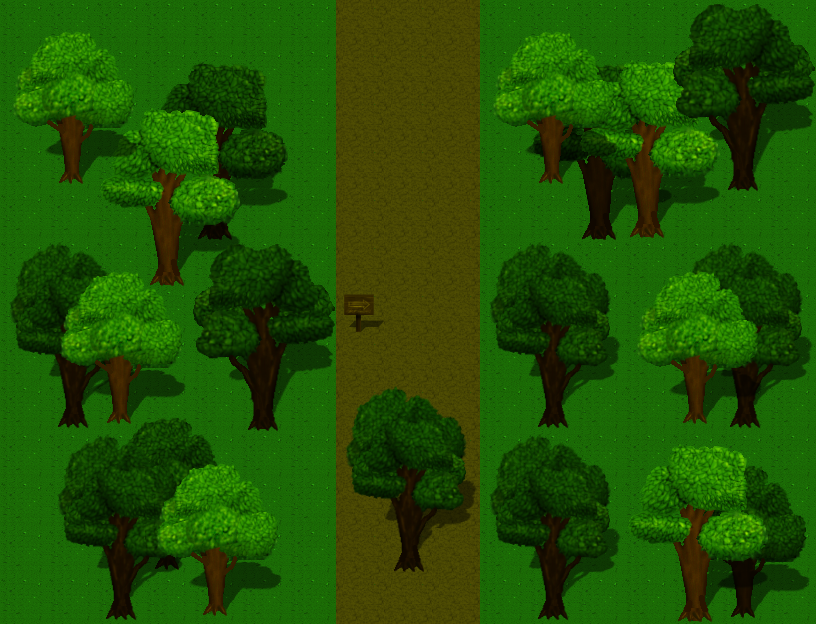

This is a level from a 2D game, rendered from its Tiled map with the project's own tilesets. A one-line summary and the complete map file follow:
An orthogonal 17x13 tile map with 48x48 px tiles, 5 tile layers (TileLayer, ObjectLayer, ObjectLayer2, ObjectLayer3, ...), 2 tilesets and 6 objects.

<map version="1.4" tiledversion="2020.12.18" orientation="orthogonal" renderorder="right-down" width="17" height="13" tilewidth="48" tileheight="48" infinite="0" nextlayerid="12" nextobjectid="25">
 <tileset firstgid="1" source="TileSet A.tsx" />
 <tileset firstgid="129" source="TileSet B.tsx" />
 <layer id="1" name="TileLayer" width="17" height="13">
  <data encoding="csv">
1,1,1,1,1,1,1,41,41,41,1,1,1,1,1,1,1,
1,1,1,1,1,1,1,41,41,41,1,1,1,1,1,1,1,
1,1,1,1,1,1,1,41,41,41,1,1,1,1,1,1,1,
1,1,1,1,1,1,1,41,41,41,1,1,1,1,1,1,1,
1,1,1,1,1,1,1,41,41,41,1,1,1,1,1,1,1,
1,1,1,1,1,1,1,41,41,41,1,1,1,1,1,1,1,
1,1,1,1,1,1,1,41,41,41,1,1,1,1,1,1,1,
1,1,1,1,1,1,1,41,41,41,1,1,1,1,1,1,1,
1,1,1,1,1,1,1,41,41,41,1,1,1,1,1,1,1,
1,1,1,1,1,1,1,41,41,41,1,1,1,1,1,1,1,
1,1,1,1,1,1,1,41,41,41,1,1,1,1,1,1,1,
1,1,1,1,1,1,1,41,41,41,1,1,1,1,1,1,1,
1,1,1,1,1,1,1,41,41,41,1,1,1,1,1,1,1
</data>
 </layer>
 <layer id="7" name="ObjectLayer" width="17" height="13">
  <data encoding="csv">
0,0,0,0,0,0,0,0,0,0,0,0,0,0,0,0,0,
0,0,0,129,130,131,0,0,0,0,0,129,130,131,0,0,0,
0,0,0,145,146,147,0,0,0,0,0,145,146,147,0,0,0,
0,0,0,161,162,163,0,0,0,0,0,161,162,163,0,0,0,
0,0,0,177,178,179,0,0,0,0,0,177,178,179,0,0,0,
0,0,0,0,0,0,0,0,0,0,0,0,0,0,0,0,0,
0,0,0,0,0,0,0,153,0,0,0,0,0,0,0,0,0,
0,0,0,0,0,0,0,0,0,0,0,0,0,0,0,0,0,
0,0,132,133,134,0,0,0,0,0,0,0,0,0,0,0,0,
0,0,148,149,150,0,0,0,0,0,0,0,0,0,132,133,134,
0,0,164,165,166,0,0,0,0,0,0,0,0,0,148,149,150,
0,0,180,181,182,0,0,0,0,0,0,0,0,0,164,165,166,
0,0,0,0,0,0,0,0,0,0,0,0,0,0,180,181,182
</data>
 </layer>
 <layer id="8" name="ObjectLayer2" width="17" height="13">
  <data encoding="csv">
0,0,0,0,0,0,0,0,0,0,0,0,0,0,0,0,0,
0,0,0,0,0,0,0,0,0,0,0,0,257,258,259,0,0,
0,0,257,258,259,0,0,0,0,0,0,0,273,274,275,0,0,
0,0,273,274,275,0,0,0,0,0,0,0,289,290,291,0,0,
0,0,289,290,291,0,0,0,0,0,0,0,305,306,307,0,0,
196,197,198,306,307,0,0,0,0,0,196,197,198,0,196,197,198,
212,213,214,0,0,0,0,0,0,0,212,213,214,0,212,213,214,
228,229,230,0,0,0,0,0,0,0,228,229,230,0,228,229,230,
244,245,246,0,0,0,0,0,0,0,244,245,246,0,244,245,246,
0,196,197,198,0,0,0,0,0,0,196,197,198,257,258,259,0,
0,212,213,214,0,0,0,0,0,0,212,213,214,273,274,275,0,
0,228,229,230,0,0,0,0,0,0,228,229,230,289,290,291,0,
0,244,245,246,0,0,0,0,0,0,244,245,246,305,306,307,0
</data>
 </layer>
 <layer id="9" name="ObjectLayer3" width="17" height="13">
  <data encoding="csv">
260,261,262,0,0,0,0,0,0,0,260,261,262,0,193,194,195,
276,277,278,0,0,0,0,0,0,0,276,277,278,0,209,210,211,
292,293,294,0,0,0,0,0,0,0,292,293,294,0,225,226,227,
308,309,310,0,0,0,0,0,0,0,308,309,310,0,241,242,243,
0,0,0,0,0,0,0,0,0,0,0,0,0,0,0,0,0,
0,260,261,262,193,194,195,0,0,0,0,0,0,260,261,262,0,
0,276,277,278,209,210,211,0,0,0,0,0,0,276,277,278,0,
0,292,293,294,225,226,227,0,0,0,0,0,0,292,293,294,0,
0,308,309,310,241,242,243,0,0,0,0,0,0,308,309,310,0,
0,0,0,260,261,262,0,0,0,0,0,0,0,0,0,0,0,
0,0,0,276,277,278,0,0,0,0,0,0,0,0,0,0,0,
0,0,0,292,293,294,0,0,245,0,0,0,0,0,0,0,0,
0,0,0,308,309,310,0,0,0,0,0,0,0,0,0,0,0
</data>
 </layer>
 <layer id="11" name="AboveLayer" width="17" height="13">
  <properties>
   <property name="unity:sortingLayerName" value="aboveobject" />
  </properties>
  <data encoding="csv">
0,0,0,0,0,0,0,0,0,0,0,0,0,0,0,0,0,
0,0,0,0,0,0,0,0,0,0,0,0,0,0,0,0,0,
0,0,0,0,0,0,0,0,0,0,0,0,0,0,0,0,0,
0,0,0,0,0,0,0,0,0,0,0,0,0,0,0,0,0,
0,0,0,0,0,0,0,0,0,0,0,0,0,0,0,0,0,
0,0,0,0,0,0,0,0,0,0,0,0,0,0,0,0,0,
0,0,0,0,0,0,0,0,0,0,0,0,0,0,0,0,0,
0,0,0,0,0,0,0,0,0,0,0,0,0,0,0,0,0,
0,0,0,0,0,0,0,196,197,198,0,0,0,0,0,0,0,
0,0,0,0,0,0,0,212,213,214,0,0,0,0,0,0,0,
0,0,0,0,0,0,0,228,229,230,0,0,0,0,0,0,0,
0,0,0,0,0,0,0,0,0,0,0,0,0,0,0,0,0,
0,0,0,0,0,0,0,0,0,0,0,0,0,0,0,0,0
</data>
 </layer>
 <objectgroup id="10" name="NoPassing">
  <properties>
   <property name="unity:layer" value="NoPassing" />
  </properties>
  <object id="19" x="293" y="-43" width="229" height="40" />
  <object id="20" x="479" y="-8" width="48" height="660" />
  <object id="21" x="290" y="-4" width="46" height="650" />
  <object id="22" x="289" y="619" width="239" height="49" />
  <object id="23" x="339" y="283" width="42" height="50" />
  <object id="24" x="385" y="528" width="49" height="47">
   <properties>
    <property name="unity:layer" value="NoPassing" />
   </properties>
  </object>
 </objectgroup>
</map>
